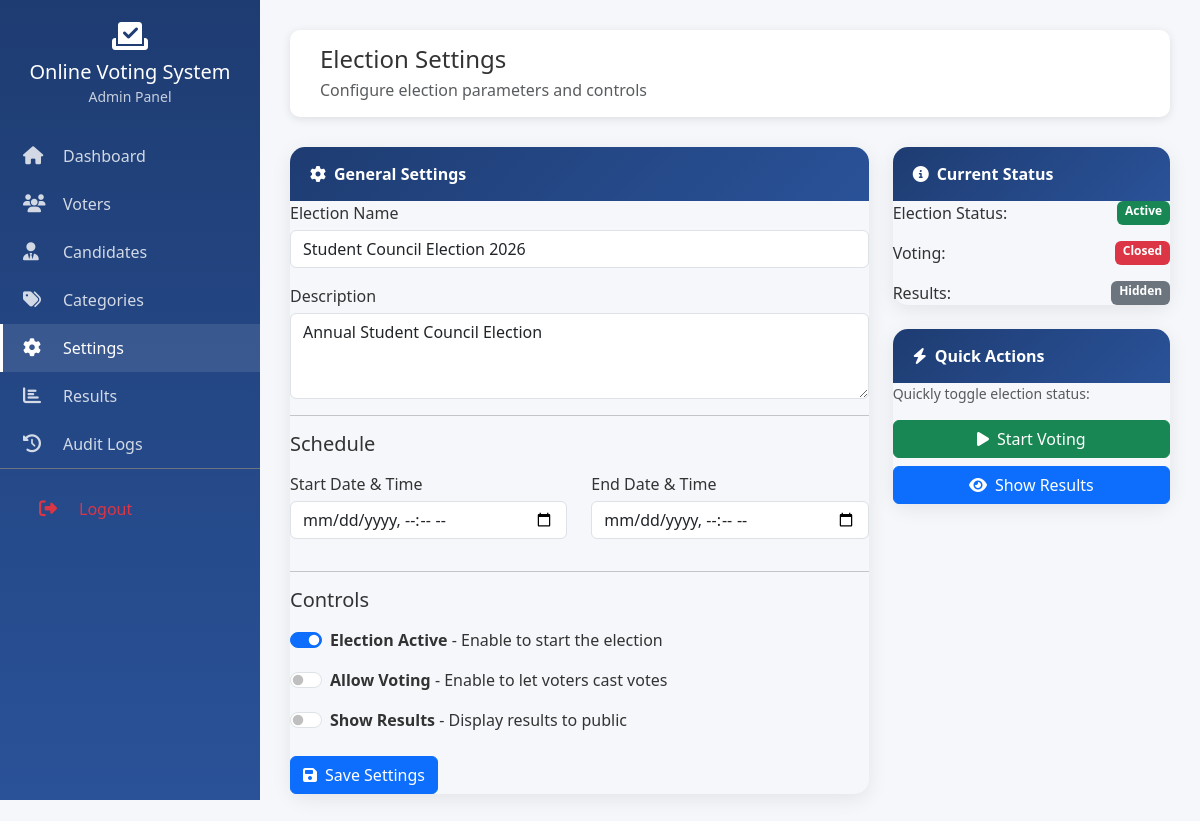
Screenshot of /admin/election-settings.php (signed in) with the database file from the repository.
### tables this page shows
CREATE TABLE election_settings (
    id INT UNSIGNED AUTO_INCREMENT PRIMARY KEY,
    election_name VARCHAR(200) DEFAULT 'Student Council Election',
    description TEXT NULL,
    start_date DATETIME NULL,
    end_date DATETIME NULL,
    is_active TINYINT(1) DEFAULT 0,
    allow_voting TINYINT(1) DEFAULT 0,
    show_results TINYINT(1) DEFAULT 0,
    require_verification TINYINT(1) DEFAULT 0,
    max_votes_per_voter INT DEFAULT 1,
    created_at TIMESTAMP DEFAULT CURRENT_TIMESTAMP,
    updated_at TIMESTAMP DEFAULT CURRENT_TIMESTAMP ON UPDATE CURRENT_TIMESTAMP
);

### core/Database.php (called while the page is built, shortened)
<?php
class Database {
    private static ?self $instance = null;
    private ?PDO $connection = null;
    public static function getInstance(): self {
        if (self::$instance === null) {
            self::$instance = new self();
        }
        return self::$instance;
    }
    private function connect(): void {
        try {
            $dsn = "mysql:host=" . DB_HOST . ";dbname=" . DB_NAME . ";charset=" . DB_CHARSET;
            $options = [
                PDO::ATTR_ERRMODE => PDO::ERRMODE_EXCEPTION,
                PDO::ATTR_DEFAULT_FETCH_MODE => PDO::FETCH_ASSOC,
                PDO::ATTR_EMULATE_PREPARES => false,
                PDO::MYSQL_ATTR_INIT_COMMAND => "SET NAMES " . DB_CHARSET
            ];
            $this->connection = new PDO($dsn, DB_USER, DB_PASS, $options);
        } catch (PDOException $e) {
            error_log("Database connection failed: " . $e->getMessage());
            throw new \Exception("Database connection failed. Please check your configuration.");
        }
    }
    public function query(string $sql, array $params = []): \PDOStatement {
        $stmt = $this->connection->prepare($sql);
        $stmt->execute($params);
        return $stmt;
    }
    public function selectOne(string $sql, array $params = []): ?array {
        $stmt = $this->query($sql, $params);
        $result = $stmt->fetch();
        return $result ?: null;
    }
}

### app/Models/ElectionSetting.php (called while the page is built, shortened)
<?php
class ElectionSetting {
    private Database $db;
    public function __construct() {
        $this->db = Database::getInstance();
    }
    public function get(): array {
        $settings = $this->db->selectOne("SELECT * FROM election_settings LIMIT 1");
        return $settings;
    }
}

### public/admin/election-settings.php (the view, shortened to what this page needs)
<?php
require_once __DIR__ . '/../../core/Database.php';
require_once __DIR__ . '/../../app/Models/ElectionSetting.php';
$settingsModel = new ElectionSetting();
$settings = $settingsModel->get();
?>
<!DOCTYPE html>
<html lang="en">
<head>
    <link href="https://cdn.jsdelivr.net/npm/bootstrap@5.3.2/dist/css/bootstrap.min.css" rel="stylesheet">
    <link href="https://cdnjs.cloudflare.com/ajax/libs/font-awesome/6.5.1/css/all.min.css" rel="stylesheet">
    <link href="<?= APP_URL ?>/public/css/style.css" rel="stylesheet">
</head>
<body>
    <div class="d-flex">
        <nav class="admin-sidebar">
            <div class="text-center mb-4 px-3">
                <i class="fas fa-vote-yea fa-2x mb-2"></i>
                <h5 class="mb-0"><?= htmlspecialchars(APP_NAME) ?></h5>
                <small class="opacity-75">Admin Panel</small>
            </div>
            <a href="<?= APP_URL ?>/public/admin/dashboard.php" class="sidebar-link"><i class="fas fa-home"></i> Dashboard</a>
            <a href="<?= APP_URL ?>/public/admin/voters.php" class="sidebar-link"><i class="fas fa-users"></i> Voters</a>
            <a href="<?= APP_URL ?>/public/admin/candidates.php" class="sidebar-link"><i class="fas fa-user-tie"></i> Candidates</a>
            <a href="<?= APP_URL ?>/public/admin/categories.php" class="sidebar-link"><i class="fas fa-tags"></i> Categories</a>
            <a href="<?= APP_URL ?>/public/admin/election-settings.php" class="sidebar-link active"><i class="fas fa-cog"></i> Settings</a>
            <a href="<?= APP_URL ?>/public/admin/results.php" class="sidebar-link"><i class="fas fa-chart-bar"></i> Results</a>
            <a href="<?= APP_URL ?>/public/admin/audit-logs.php" class="sidebar-link"><i class="fas fa-history"></i> Audit Logs</a>
            <div class="mt-auto px-3 py-3 border-top border-secondary">
                <a href="<?= APP_URL ?>/public/admin/logout.php" class="sidebar-link text-danger"><i class="fas fa-sign-out-alt"></i> Logout</a>
            </div>
        </nav>
        <main class="admin-content flex-grow-1">
            <div class="admin-header">
                <h4 class="mb-1">Election Settings</h4>
                <p class="mb-0 text-muted">Configure election parameters and controls</p>
            </div>
            <div class="row">
                <div class="col-lg-8">
                    <div class="card-custom">
                        <div class="card-header">
                            <i class="fas fa-cog me-2"></i>General Settings
                        </div>
                        <div class="card-body">
                            <form method="POST">
                                <div class="mb-3">
                                    <label class="form-label">Election Name</label>
                                    <input type="text" class="form-control" name="election_name" value="<?= htmlspecialchars($settings['election_name']) ?>" required>
                                </div>
                                <div class="mb-3">
                                    <label class="form-label">Description</label>
                                    <textarea class="form-control" name="description" rows="3"><?= htmlspecialchars($settings['description'] ?? '') ?></textarea>
                                </div>
                                <hr>
                                <h5 class="mb-3">Schedule</h5>
                                <div class="row">
                                    <div class="col-md-6 mb-3">
                                        <label class="form-label">Start Date & Time</label>
                                        <input type="datetime-local" class="form-control" name="start_date" value="<?= $settings['start_date'] ? date('Y-m-d\TH:i', strtotime($settings['start_date'])) : '' ?>">
                                    </div>
                                    <div class="col-md-6 mb-3">
                                        <label class="form-label">End Date & Time</label>
                                        <input type="datetime-local" class="form-control" name="end_date" value="<?= $settings['end_date'] ? date('Y-m-d\TH:i', strtotime($settings['end_date'])) : '' ?>">
                                    </div>
                                </div>
                                <hr>
                                <h5 class="mb-3">Controls</h5>
                                <div class="mb-3">
                                    <div class="form-check form-switch">
                                        <input type="checkbox" class="form-check-input" id="is_active" name="is_active" <?= $settings['is_active'] ? 'checked' : '' ?>>
                                        <label class="form-check-label" for="is_active">
                                            <strong>Election Active</strong> - Enable to start the election
                                        </label>
                                    </div>
                                </div>
                                <div class="mb-3">
                                    <div class="form-check form-switch">
                                        <input type="checkbox" class="form-check-input" id="allow_voting" name="allow_voting" <?= $settings['allow_voting'] ? 'checked' : '' ?>>
                                        <label class="form-check-label" for="allow_voting">
                                            <strong>Allow Voting</strong> - Enable to let voters cast votes
                                        </label>
                                    </div>
                                </div>
                                <div class="mb-4">
                                    <div class="form-check form-switch">
                                        <input type="checkbox" class="form-check-input" id="show_results" name="show_results" <?= $settings['show_results'] ? 'checked' : '' ?>>
                                        <label class="form-check-label" for="show_results">
                                            <strong>Show Results</strong> - Display results to public
                                        </label>
                                    </div>
                                </div>
                                <button type="submit" class="btn btn-primary">
                                    <i class="fas fa-save me-2"></i>Save Settings
                                </button>
                            </form>
                        </div>
                    </div>
                </div>
                <div class="col-lg-4">
                    <div class="card-custom mb-4">
                        <div class="card-header">
                            <i class="fas fa-info-circle me-2"></i>Current Status
                        </div>
                        <div class="card-body">
                            <div class="d-flex justify-content-between mb-3">
                                <span>Election Status:</span>
                                <span class="badge <?= $settings['is_active'] ? 'bg-success' : 'bg-danger' ?>">
                                    <?= $settings['is_active'] ? 'Active' : 'Inactive' ?>
                                </span>
                            </div>
                            <div class="d-flex justify-content-between mb-3">
                                <span>Voting:</span>
                                <span class="badge <?= $settings['allow_voting'] ? 'bg-success' : 'bg-danger' ?>">
                                    <?= $settings['allow_voting'] ? 'Open' : 'Closed' ?>
                                </span>
                            </div>
                            <div class="d-flex justify-content-between">
                                <span>Results:</span>
                                <span class="badge <?= $settings['show_results'] ? 'bg-success' : 'bg-secondary' ?>">
                                    <?= $settings['show_results'] ? 'Public' : 'Hidden' ?>
                                </span>
                            </div>
                        </div>
                    </div>
                    <div class="card-custom">
                        <div class="card-header">
                            <i class="fas fa-bolt me-2"></i>Quick Actions
                        </div>
                        <div class="card-body">
                            <p class="text-muted small mb-3">Quickly toggle election status:</p>
                            <form method="POST" action="api/toggle-voting.php">
                                <?php if ($settings['allow_voting']): ?>
                                    <button type="submit" class="btn btn-danger w-100 mb-2">
                                        <i class="fas fa-stop me-2"></i>Stop Voting
                                    </button>
                                <?php else: ?>
                                    <button type="submit" class="btn btn-success w-100 mb-2">
                                        <i class="fas fa-play me-2"></i>Start Voting
                                    </button>
                                <?php endif; ?>
                            </form>
                            <form method="POST" action="api/toggle-results.php">
                                <?php if ($settings['show_results']): ?>
                                    <button type="submit" class="btn btn-secondary w-100">
                                        <i class="fas fa-eye-slash me-2"></i>Hide Results
                                    </button>
                                <?php else: ?>
                                    <button type="submit" class="btn btn-primary w-100">
                                        <i class="fas fa-eye me-2"></i>Show Results
                                    </button>
                                <?php endif; ?>
                            </form>
                        </div>
                    </div>
                </div>
            </div>
        </main>
    </div>
</body>
</html>

### public/css/style.css (style rules this page uses)
:root { --primary-color: #4a90d9; --secondary-color: #6c757d; --success-color: #28a745; --danger-color: #dc3545; --warning-color: #ffc107; --info-color: #17a2b8; --dark-color: #343a40; --light-bg: #f8f9fa; }
* { margin: 0; padding: 0; box-sizing: border-box; }
body { font-family: 'Segoe UI', Tahoma, Geneva, Verdana, sans-serif; background-color: #f5f7fa; color: #333; min-height: 100vh; display: flex; flex-direction: column; }
.admin-sidebar { background: linear-gradient(180deg, #1e3c72 0%, #2a5298 100%); min-height: 100vh; position: fixed; width: 260px; padding-top: 20px; color: white; }
.admin-content { margin-left: 260px; padding: 30px; background-color: #f5f7fa; min-height: 100vh; }
.sidebar-link { color: rgba(255, 255, 255, 0.8); padding: 12px 20px; display: flex; align-items: center; text-decoration: none; transition: all 0.3s; border-left: 3px solid transparent; }
.sidebar-link:hover, .sidebar-link.active { background: rgba(255, 255, 255, 0.1); color: white; border-left-color: white; }
.sidebar-link i { width: 30px; font-size: 18px; margin-right: 10px; }
.admin-header { background: white; padding: 15px 30px; box-shadow: 0 2px 10px rgba(0, 0, 0, 0.1); margin-bottom: 30px; border-radius: 10px; }
.card-custom { border: none; border-radius: 15px; box-shadow: 0 5px 20px rgba(0, 0, 0, 0.08); transition: transform 0.3s; }
.card-custom .card-header { background: linear-gradient(135deg, #1e3c72 0%, #2a5298 100%); color: white; border-radius: 15px 15px 0 0; padding: 15px 20px; font-weight: 600; }
.form-label { font-weight: 500; margin-bottom: 5px; }

### rows the page displays
election_settings: election_name "Student Council Election 2026", description "Annual Student Council Election", is_active "☑"

### other values shown
APP_NAME "Online Voting System"
